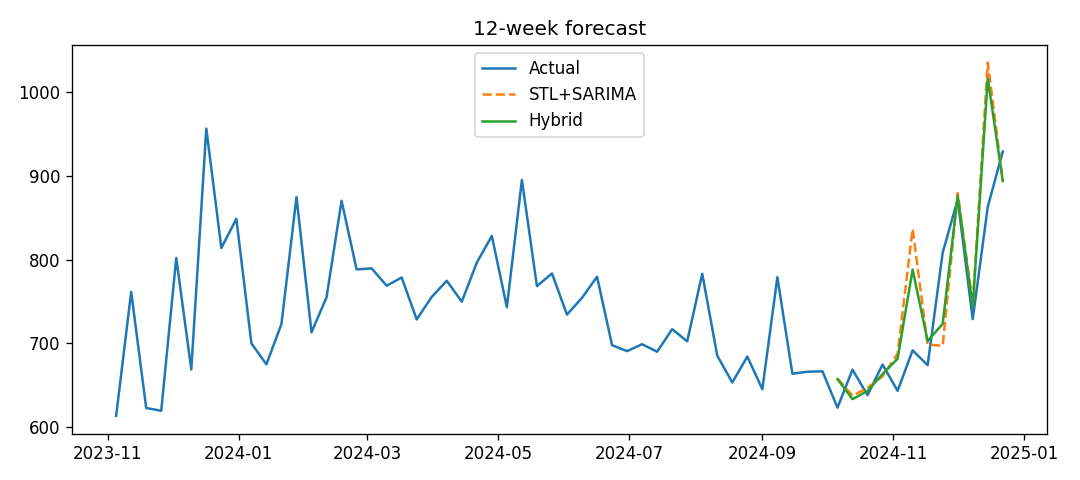

This figure's Python source:
"""Hybrid STL + SARIMA + LightGBM demand forecasting with temporal CV and SHAP."""
import warnings; warnings.filterwarnings("ignore")
import numpy as np, pandas as pd, lightgbm as lgb, shap
import matplotlib; matplotlib.use("Agg")
import matplotlib.pyplot as plt
from statsmodels.tsa.seasonal import STL
from statsmodels.tsa.statespace.sarimax import SARIMAX

PERIOD = 52
HORIZONS = [4, 8, 12]
FEATURES = ["promo", "price", "holiday", "week", "month", "seasonal", "t"]


def load(path="sales.csv"):
    df = pd.read_csv(path, parse_dates=["date"]).sort_values("date").reset_index(drop=True)
    df["week"] = df["date"].dt.isocalendar().week.astype(int)
    df["month"] = df["date"].dt.month
    df["t"] = np.arange(len(df))
    return df


def fit_predict(train, test):
    """Return (stl_sarima_forecast, hybrid_forecast) for the test window."""
    h = len(test)
    stl = STL(train["sales"].values, period=PERIOD, robust=True).fit()
    seasonal_hist = stl.seasonal
    deseason = train["sales"].values - seasonal_hist

    sar = SARIMAX(deseason, order=(1, 1, 1), trend="t").fit(disp=False)
    base_future = sar.forecast(h) + seasonal_hist[-PERIOD:][:h]

    base_train = sar.fittedvalues + seasonal_hist
    resid = train["sales"].values - base_train

    tr = train.assign(seasonal=seasonal_hist)
    te = test.assign(seasonal=seasonal_hist[-PERIOD:][:h])
    model = lgb.LGBMRegressor(n_estimators=300, learning_rate=0.05, num_leaves=15,
                              min_child_samples=5, verbose=-1)
    model.fit(tr[FEATURES].iloc[PERIOD:], resid[PERIOD:])
    hybrid = base_future + model.predict(te[FEATURES])
    return base_future, hybrid, model, tr


def metrics(y, p):
    y, p = np.asarray(y), np.asarray(p)
    return {"MAE": np.mean(np.abs(y - p)), "RMSE": np.sqrt(np.mean((y - p) ** 2)),
            "MAPE%": np.mean(np.abs((y - p) / y)) * 100}


def temporal_cv(df, n_folds=4):
    rows = []
    for h in HORIZONS:
        for k in range(n_folds, 0, -1):
            cut = len(df) - k * h
            train, test = df.iloc[:cut], df.iloc[cut:cut + h]
            base, hyb, *_ = fit_predict(train, test)
            for name, p in [("STL+SARIMA", base), ("Hybrid", hyb)]:
                rows.append({"horizon": h, "model": name, **metrics(test["sales"], p)})
    res = pd.DataFrame(rows).groupby(["horizon", "model"]).mean().round(2)
    return res


if __name__ == "__main__":
    df = load()
    print("Temporal cross-validation (expanding window):\n")
    res = temporal_cv(df)
    print(res, "\n")
    res.to_csv("cv_results.csv")

    # Final model + SHAP on the last 12 weeks hold-out
    train, test = df.iloc[:-12], df.iloc[-12:]
    base, hyb, model, tr = fit_predict(train, test)
    plt.figure(figsize=(9, 4))
    plt.plot(df["date"].iloc[-60:], df["sales"].iloc[-60:], label="Actual")
    plt.plot(test["date"], base, "--", label="STL+SARIMA")
    plt.plot(test["date"], hyb, label="Hybrid")
    plt.legend(); plt.title("12-week forecast"); plt.tight_layout()
    plt.savefig("forecast.png", dpi=120)

    X = tr[FEATURES].iloc[PERIOD:]
    shap_values = shap.TreeExplainer(model).shap_values(X)
    shap.summary_plot(shap_values, X, show=False)
    plt.tight_layout(); plt.savefig("shap_summary.png", dpi=120)
    print("Saved forecast.png, shap_summary.png, cv_results.csv")
